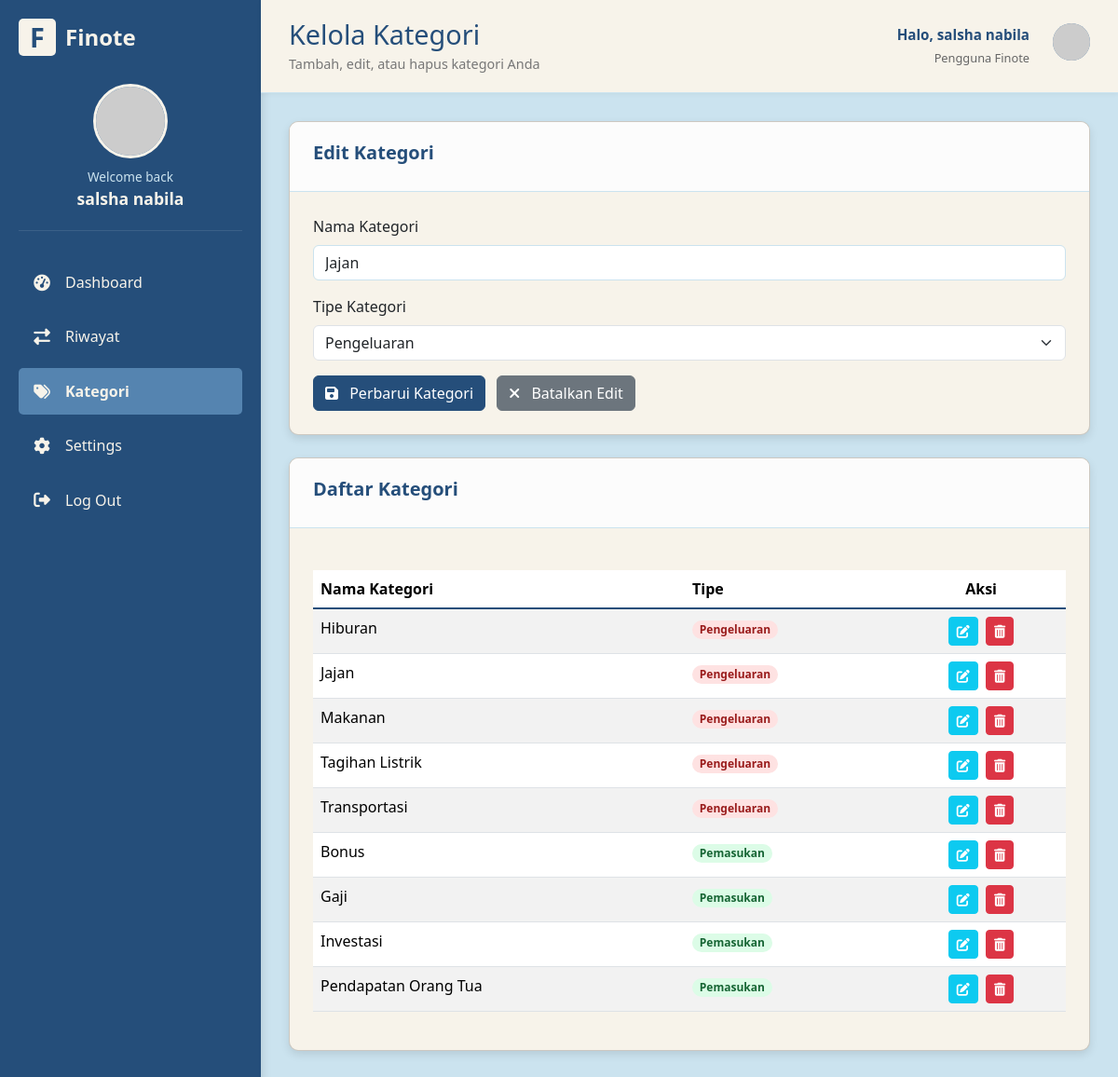
The page /categories.php?action=edit&id=8 (signed in) on the database its author committed.
### tables this page shows
CREATE TABLE `categories` (
  `id` int UNSIGNED NOT NULL,
  `user_id` int UNSIGNED DEFAULT NULL,
  `name` varchar(100) NOT NULL,
  `type` enum('income','expense') NOT NULL,
  `created_at` timestamp NULL DEFAULT CURRENT_TIMESTAMP
);

### categories.php (the view, shortened to what this page needs)
<?php
require_once 'config.php';
$user_id = $_SESSION['id'];
$username = $_SESSION['username'];
$edit_id = null;
$current_category_name = '';
$current_category_type = '';
if (isset($_GET['action']) && $_GET['action'] == 'edit' && isset($_GET['id'])) {
    $edit_id = intval($_GET['id']);
    $sql_edit = "SELECT name, type FROM categories WHERE id = ? AND (user_id = ? OR user_id IS NULL)";
    if ($stmt_edit = $conn->prepare($sql_edit)) {
        $stmt_edit->bind_param('ii', $edit_id, $user_id);
        $stmt_edit->execute();
        $result_edit = $stmt_edit->get_result();
        if ($result_edit->num_rows == 1) {
            $row_edit = $result_edit->fetch_assoc();
            $current_category_name = $row_edit['name'];
            $current_category_type = $row_edit['type'];
        } else {
            $edit_id = null;
        }
    }
}
$categories_list = [];
$sql_list = "SELECT id, name, type FROM categories WHERE user_id = ? OR user_id IS NULL ORDER BY type DESC, name ASC";
if ($stmt_list = $conn->prepare($sql_list)) {
    $stmt_list->bind_param('i', $user_id);
    $stmt_list->execute();
    $result_list = $stmt_list->get_result();
    while ($row_list = $result_list->fetch_assoc()) {
        $categories_list[] = $row_list;
    }
}
?>
<!DOCTYPE html>
<html lang="id">
<head>
    <link href="https://cdn.jsdelivr.net/npm/bootstrap@5.3.3/dist/css/bootstrap.min.css" rel="stylesheet">
    <link rel="stylesheet" href="https://cdnjs.cloudflare.com/ajax/libs/font-awesome/6.5.2/css/all.min.css" />
</head>
<body>
    <div class="sidebar">
        <div class="logo">
            <div class="logo-icon">F</div>
            <span>Finote</span>
        </div>
        <div class="profile">
            <div class="avatar">
                <img src="https://www.gravatar.com/avatar/<?php echo md5(strtolower(trim($username))); ?>?d=identicon&s=80" alt="Profile">
            </div>
            <span class="welcome">Welcome back</span>
            <span class="name"><?php echo htmlspecialchars($username); ?></span>
        </div>
        <ul class="menu">
            <li class="menu-item">
                <a href="dashboard.php">
                    <span class="menu-icon"><i class="fas fa-tachometer-alt"></i></span>
                    <span>Dashboard</span>
                </a>
            </li>
            <li class="menu-item">
                <a href="transaction_history.php">
                    <span class="menu-icon"><i class="fas fa-exchange-alt"></i></span>
                    <span>Riwayat</span>
                </a>
            </li>
            <li class="menu-item active">
                <a href="categories.php">
                    <span class="menu-icon"><i class="fas fa-tags"></i></span>
                    <span>Kategori</span>
                </a>
            </li>
            <li class="menu-item">
                <a href="settings.php">
                    <span class="menu-icon"><i class="fas fa-cog"></i></span>
                    <span>Settings</span>
                </a>
            </li>
            <li class="menu-item">
                <a href="logout.php">
                    <span class="menu-icon"><i class="fas fa-sign-out-alt"></i></span>
                    <span>Log Out</span>
                </a>
            </li>
        </ul>
    </div>
    <div class="main-content">
        <div class="header">
            <div class="title">
                <h1>Kelola Kategori</h1>
                <div class="subtitle">Tambah, edit, atau hapus kategori Anda</div>
            </div>
            <div class="header-right">
                <div class="user-info">
                    <p>Halo, <?php echo htmlspecialchars($username); ?></p>
                    <span>Pengguna Finote</span>
                </div>
                <div class="avatar" style="width: 40px; height: 40px;">
                    <img src="https://www.gravatar.com/avatar/<?php echo md5(strtolower(trim($username))); ?>?d=identicon&s=40" alt="User">
                </div>
            </div>
        </div>
        <div class="content">
            <div class="card mb-4">
                <div class="card-header">
                    <div class="card-title"><?php echo ($edit_id ? 'Edit' : 'Tambah'); ?> Kategori</div>
                </div>
                <div class="card-content">
                    <form action="<?php echo htmlspecialchars($_SERVER['PHP_SELF']); ?>" method="post">
                        <div class="mb-3">
                            <label for="name" class="form-label">Nama Kategori</label>
                            <input type="text" class="form-control" id="name" name="name" value="<?php echo htmlspecialchars($current_category_name); ?>" placeholder="Contoh: Belanja Bulanan">
                        </div>
                        <div class="mb-3">
                            <label for="type" class="form-label">Tipe Kategori</label>
                            <select class="form-select" id="type" name="type">
                                <option value="expense" <?php echo ($current_category_type == 'expense' ? 'selected' : ''); ?>>Pengeluaran</option>
                            </select>
                        </div>
                        <button type="submit" class="btn btn-primary"><i class="fas fa-save me-2"></i> <?php echo ($edit_id ? 'Perbarui' : 'Tambah'); ?> Kategori</button>
                        <?php if ($edit_id): ?>
                            <a href="categories.php" class="btn btn-secondary ms-2"><i class="fas fa-times me-2"></i> Batalkan Edit</a>
                        <?php endif; ?>
                    </form>
                </div>
            </div>
            <div class="card">
                <div class="card-header">
                    <div class="card-title">Daftar Kategori</div>
                </div>
                <div class="card-content">
                    <?php if (empty($categories_list)): ?>
                        <div class="alert alert-info" role="alert">
                            Belum ada kategori yang ditambahkan.
                        </div>
                    <?php else: ?>
                        <div class="table-responsive">
                            <table class="table table-striped table-hover">
                                <thead>
                                    <tr>
                                        <th>Nama Kategori</th>
                                        <th>Tipe</th>
                                        <th class="text-center">Aksi</th>
                                    </tr>
                                </thead>
                                <tbody>
                                    <?php foreach ($categories_list as $cat): ?>
                                        <tr>
                                            <td><?php echo htmlspecialchars($cat['name']); ?></td>
                                            <td>
                                                <span class="badge rounded-pill <?php echo ($cat['type'] == 'income' ? 'badge-income' : 'badge-expense'); ?>">
                                                    <?php echo ($cat['type'] == 'income' ? 'Pemasukan' : 'Pengeluaran'); ?>
                                                </span>
                                            </td>
                                            <td class="text-center">
                                                <a href="categories.php?action=edit&id=<?php echo $cat['id']; ?>" class="btn btn-sm btn-info text-white me-1" title="Edit"><i class="fas fa-edit"></i></a>
                                                <a href="categories.php?action=delete&id=<?php echo $cat['id']; ?>" class="btn btn-sm btn-danger" title="Hapus" onclick="return confirm('Apakah Anda yakin ingin menghapus kategori ini? Menghapus kategori yang sedang digunakan dalam transaksi akan menyebabkan error.');"><i class="fas fa-trash-alt"></i></a>
                                            </td>
                                        </tr>
                                    <?php endforeach; ?>
                                </tbody>
                            </table>
                        </div>
                    <?php endif; ?>
                </div>
            </div>
        </div>
    </div>
</body>
</html>

### categories.php (style rules this page uses)
:root { --color-dark-blue: #254E7A; --color-medium-blue: #5584B0; --color-light-blue: #82C2E6; --color-baby-blue: #CBE3EF; --color-off-white: #F7F3EA; }
body { font-family: 'Segoe UI', Tahoma, Geneva, Verdana, sans-serif; background-color: var(--color-baby-blue); min-height: 100vh; display: flex; }
.sidebar { width: 280px; background-color: var(--color-dark-blue); color: var(--color-off-white); padding: 20px; box-shadow: 2px 0 10px rgba(0,0,0,0.1); }
.logo { display: flex; align-items: center; gap: 10px; margin-bottom: 30px; font-size: 1.5rem; font-weight: bold; }
.logo-icon { width: 40px; height: 40px; background-color: var(--color-off-white); color: var(--color-dark-blue); display: flex; align-items: center; justify-content: center; border-radius: 5px; font-weight: bold; font-size: 1.2em; }
.profile { display: flex; flex-direction: column; align-items: center; margin-bottom: 30px; padding-bottom: 20px; border-bottom: 1px solid rgba(255,255,255,0.1); }
.avatar { width: 80px; height: 80px; border-radius: 50%; background-color: var(--color-medium-blue); margin-bottom: 10px; overflow: hidden; border: 3px solid var(--color-off-white); }
.avatar img { width: 100%; height: 100%; object-fit: cover; }
.welcome { font-size: 0.85rem; color: var(--color-baby-blue); }
.name { font-weight: 600; font-size: 1.1rem; color: var(--color-off-white); }
.menu { list-style: none; padding: 0; margin: 0; }
.menu-item { display: flex; align-items: center; padding: 12px 15px; border-radius: 5px; margin-bottom: 8px; cursor: pointer; transition: background-color 0.3s, color 0.3s; }
.menu-item.active { background-color: var(--color-medium-blue); color: var(--color-off-white); font-weight: 600; }
.menu-item a { color: inherit; text-decoration: none; display: flex; align-items: center; width: 100%; }
.menu-icon { margin-right: 15px; width: 20px; text-align: center; font-size: 1.1em; }
.main-content { flex: 1; display: flex; flex-direction: column; }
.header { background-color: var(--color-off-white); padding: 20px 30px; border-bottom: 1px solid var(--color-baby-blue); display: flex; justify-content: space-between; align-items: center; box-shadow: 0 1px 5px rgba(0,0,0,0.05); }
.title h1 { font-size: 1.8rem; margin-bottom: 3px; color: var(--color-dark-blue); }
.subtitle { font-size: 0.9rem; color: #777; }
.header-right { display: flex; align-items: center; gap: 25px; }
.user-info { text-align: right; }
.user-info p { font-size: 0.95rem; font-weight: 600; color: var(--color-dark-blue); margin-bottom: 0; }
.user-info span { font-size: 0.8em; color: #666; }
.header .avatar { width: 40px; height: 40px; border: none; }
.content { padding: 30px; flex: 1; overflow-y: auto; }
.card { background-color: var(--color-off-white); border-radius: 10px; box-shadow: 0 4px 10px rgba(0, 0, 0, 0.1); overflow: hidden; margin-bottom: 30px; }
.card-header { padding: 18px 25px; border-bottom: 1px solid var(--color-baby-blue); background-color: #fcfcfc; display: flex; justify-content: space-between; align-items: center; }
.card-title { font-size: 1.25rem; font-weight: 600; color: var(--color-dark-blue); }
.card-content { padding: 25px; }
.form-control { border-color: var(--color-baby-blue); }
.btn-primary { background-color: var(--color-dark-blue); border-color: var(--color-dark-blue); transition: background-color 0.3s ease; }
.btn-secondary { background-color: #6c757d; border-color: #6c757d; }
.table-striped tbody tr:nth-of-type(odd) { background-color: var(--color-baby-blue); }
.table thead { background-color: var(--color-medium-blue); color: var(--color-off-white); }
.table thead th { border-bottom: 2px solid var(--color-dark-blue); }
.table tbody tr { transition: background-color 0.2s ease; }
.table-responsive { margin-top: 20px; }
.badge-income { background-color: #dcfce7; color: #166534; }
.badge-expense { background-color: #fee2e2; color: #991b1b; }

### rows shown on the page
categories: name "Jajan", type "Pengeluaran"
categories: name "Hiburan", type "Pengeluaran"
categories: name "Makanan", type "Pengeluaran"
categories: name "Tagihan Listrik", type "Pengeluaran"
categories: name "Transportasi", type "Pengeluaran"
categories: name "Bonus", type "Pemasukan"
categories: name "Gaji", type "Pemasukan"
categories: name "Investasi", type "Pemasukan"
categories: name "Pendapatan Orang Tua", type "Pemasukan"

### other values the page prints
$username "salsha nabila"
